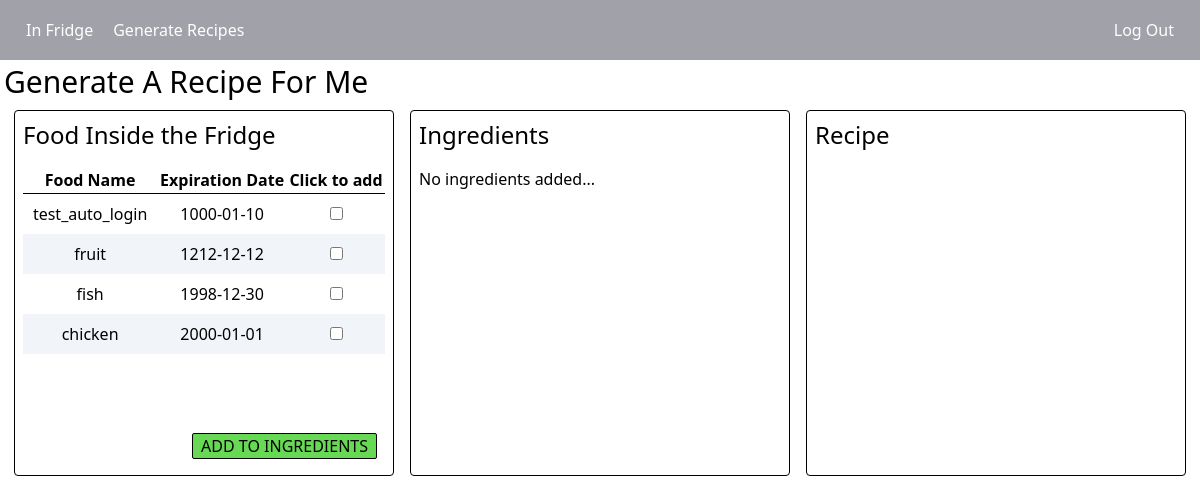
Before: /recipes (signed in) with the older database file.
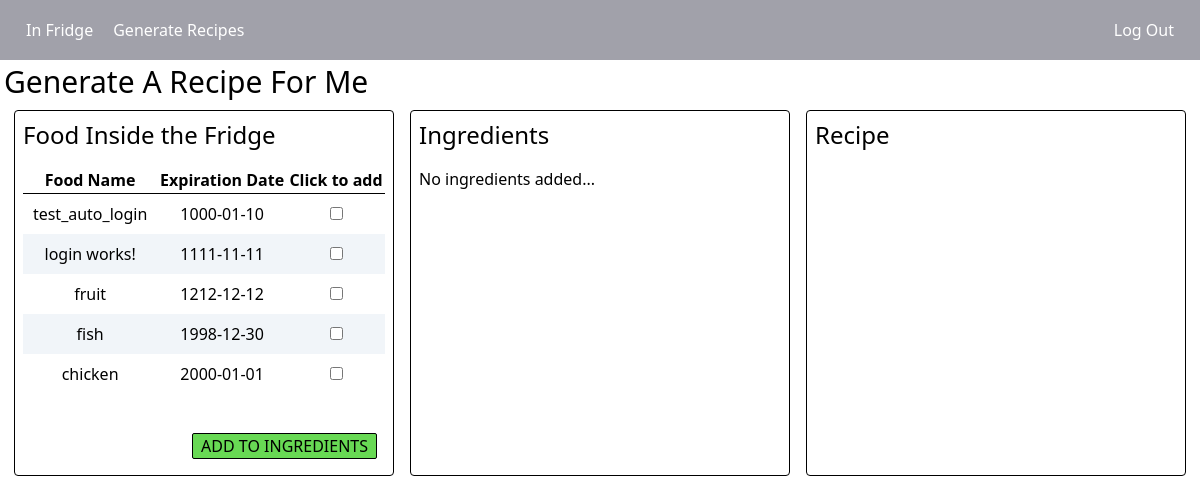
After: the same page with the newer database file.
### main1.py (models this page shows, shortened)
class Stock(db.Model):
    id = db.Column(db.Integer, primary_key=True)
    user_id = db.Column(db.Integer, nullable=False)
    food_name = db.Column(db.String(100), nullable=False)
    expiration_date = db.Column(db.Date, nullable=False)

### main1.py (the view)
@app.route("/recipes")
@login_required
def recipes():
    ingredients = request.args.getlist('ingredient')
    disp_recipe = request.args.getlist('display_recipe')
    if disp_recipe:
        disp_recipe[1] = ast.literal_eval(disp_recipe[1])
    return render_template('recipes.html',
                           stock_query=query_stock(current_user.id),
                           ingredients_list=ingredients,
                           display_recipe=disp_recipe)

### main1.py (called while the page is built)
@login_manager.user_loader
def load_user(user_id):
    return User.query.get(user_id)

def query_stock(user_id):
    result = db.session.execute(db.select(Stock.food_name, Stock.expiration_date).where(Stock.user_id == user_id).order_by(Stock.expiration_date)).all()  # noqa
    return result

### templates/recipes.html (shortened to what this page needs)
{% extends "layout.html" %}
{% block content %}
    <div class="w-full h-full p-1">
        <h1 class="text-3xl">Generate A Recipe For Me</h1>
        <div class="flex p-2.5 gap-4">
            <div class="w-1/3 p-2 flex flex-col gap-4 border border-black rounded">
                <h2 class="text-2xl">Food Inside the Fridge</h2>
                <form class="min-h-[300px] flex flex-col gap-2" method="GET" action="{{ url_for('recipes') }}">
                    <table class="w-full">
                        <thead>
                            <tr class="border-black border-b">
                                <th class="text-center">Food Name</th>
                                <th class="text-center">Expiration Date</th>
                                <th class="text-center">Click to add</th>
                            </tr>
                        </thead>
                        <tbody>
                            {% if not stock_query %}
                                <tr>
                                    <td class="p-2">
                                        No items yet...
                                    </td>
                                </tr>
                            {% else %}
                                {% for f in stock_query %}
                                    <tr class="even:bg-slate-100">
                                        <td class="text-center p-2">{{f[0]}}</td>
                                        <td class="text-center p-2">{{f[1]}}</td>
                                        <td class="text-center">
                                            <input type='checkbox' name='ingredient' value='{{f[0]}}'>
                                        </td>
                                    </tr>
                                {% endfor %}
                            {% endif %}
                        </tbody>
                    </table>
                {% if stock_query %}
                    <button class="mt-auto ml-auto mr-2 mb-2 px-2 w-fit btn-divv" type="submit">ADD TO INGREDIENTS</button>
                {% endif %}
                </form>
            </div>
            <div class="w-1/3 p-2 flex flex-col gap-4 border border-black rounded">
                <h2 class="text-2xl">Ingredients</h2>
                <div class="flex flex-col">
                    {% if not ingredients_list %}
                        <p>No ingredients added...</p>
                    {% else %}
                        {% for item in ingredients_list %}
                            <div class="p-2 w-fit">
                                - {{ item }}
                            </div>
                        {% endfor %}
                    {% endif %}
                </div>
            </div>
            <div class="w-1/3 p-2 flex flex-col gap-4 border border-black rounded">
                <h2 class="text-2xl">Recipe</h2>
            </div>
        </div>
    </div>
{% endblock content%}

### templates/layout.html (shortened to what this page needs)
<!DOCTYPE html>
<html lang="en" class="h-screen w-screen">
<head>
    <link href="/static/styles/output.css" rel="stylesheet">
</head>
<body>
    <nav class="flex w-full text-base bg-zinc-400 py-2 px-4">
            <a class="m-2.5 text-white" href="/stock">In Fridge</a>
            <a class="m-2.5 text-white" href="/recipes">Generate Recipes</a>
            <a class="m-2.5 text-white ml-auto" href="/logout" onclick="return confirm('Do you want to log out of your account?');" title="Log Out">Log Out</a>
    </nav>
    {% block content %}{% endblock %}
</body>
</html>

Changed rows visible on the page:
added Stock: food_name "login works!", expiration_date "1111-11-11"
